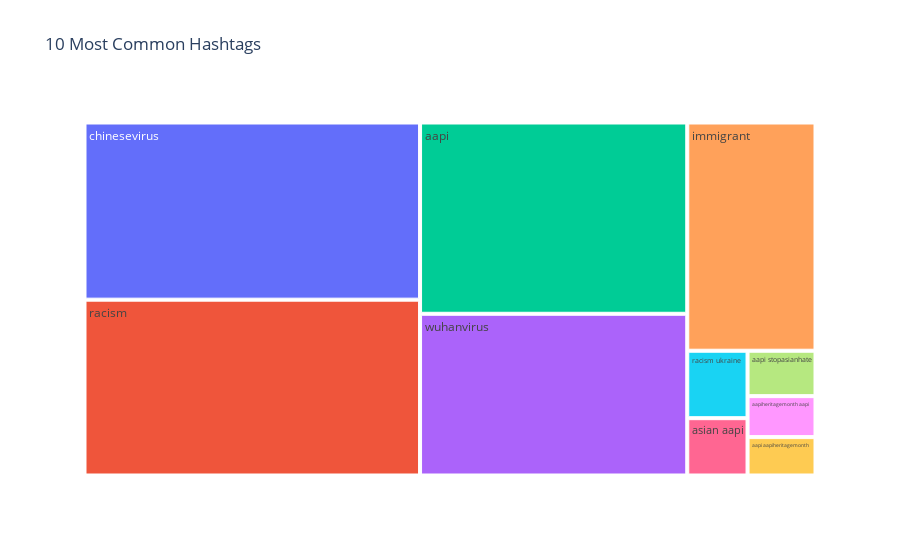

Here is the notebook cell this chart was saved with:
### Markdown cell above
## Tweets for Top 5 hashtags yearly

### Code cell
common_hashtags=df_result['new_Hashtags'].value_counts()[:10].rename_axis('Common Hashtags').reset_index(name='count')
fig = px.treemap(common_hashtags, path=['Common Hashtags'], values='count',title='10 Most Common Hashtags')
fig.show()

### Figure 1 — Plotly figure (JSON) as saved in the notebook; plotly's stock layout.template omitted (floating-point values rounded to 4 significant figures)
{"data": [{"branchvalues": "total", "domain": {"x": [0, 1], "y": [0, 1]}, "hovertemplate": "labels=%{label}<br>count=%{value}<br>parent=%{parent}<br>id=%{id}<extra></extra>", "ids": ["aapi", "aapi aapiheritagemonth", "aapi stopasianhate", "aapiheritagemonth aapi", "asian aapi", "chinesevirus", "immigrant", "racism", "racism ukraine", "wuhanvirus"], "labels": ["aapi", "aapi aapiheritagemonth", "aapi stopasianhate", "aapiheritagemonth aapi", "asian aapi", "chinesevirus", "immigrant", "racism", "racism ukraine", "wuhanvirus"], "name": "", "parents": ["", "", "", "", "", "", "", "", "", ""], "type": "treemap", "values": [22496, 1148, 1358, 1226, 1521, 26167, 12883, 25971, 1790, 19022]}], "layout": {"legend": {"tracegroupgap": 0}, "title": {"text": "10 Most Common Hashtags"}}}
